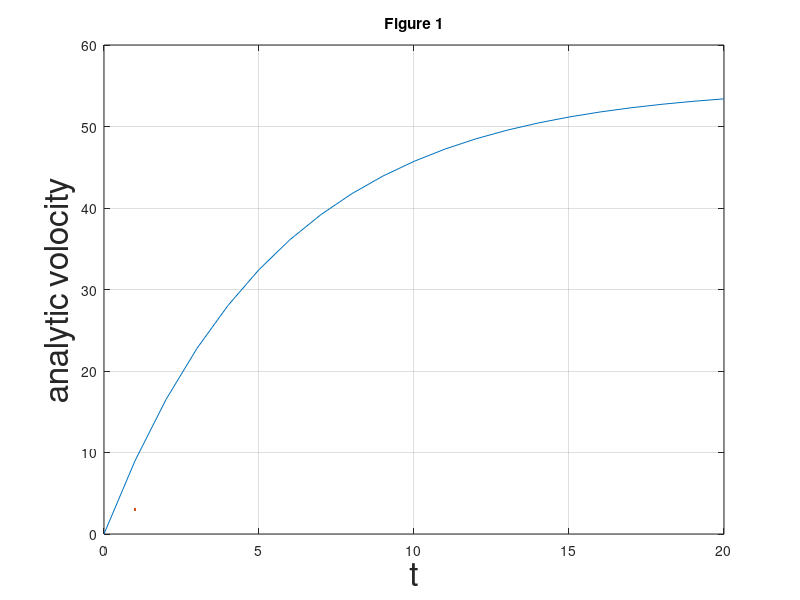

This figure's MATLAB source: (Note: this script raises an error after producing the figure.)
%Title:ex1_eulers_ODE
%Author:Changhong Li
%Date:16/09/2023
%Version:1_0_0

%Clear
clear;
close all;

%Scripts
    %1.plot fig 1
    figure("Name", "Figure 1");     %note: use figure to create a new figure

    h = 1;
    m = 70;
    g = 9.81;
    c = 12.5;
    t = 0 : h : 20.0;
    analytic_volocity = ( g * m / c ) * ( 1 - exp ( - c * t / m ) );
    
    plot(t, analytic_volocity, LineWidth = 3.0);
    title("Figure 1");
    xlabel("t", "FontSize", 24);
    ylabel("analytic_ volocity", "FontSize", 24);
    grid on;
    
    %2.figure ODE when step size = 1
    %figure;
    [ fig2err, numerical_solution] = CalMaxErr(1, 1, "Figure 2", 0);

    
    %3.find the best step size
    
    
    for i = 0.1 : 0.1 : 2
        step_size = 2 - i;
        disp("step_size = " + step_size);

        current_err = CalMaxErr(step_size, 0, 0, 0);
        disp("err = " + current_err);

        if(current_err < 5)
          disp("The Critical Step Size h has been found as " + step_size);
          disp("Error = " + current_err + "%");
          current_err = CalMaxErr(step_size, 1, "Figure 3", 1);
          h_max = step_size;
          break;
        end  
    end

%Functions
    
    %function_name : CalMaxErr
    %function_description : find max err with different step size
    function [max_err, ns] = CalMaxErr(step_size, plot_flag, fn, fig_err)
        %ideal func
        %ParaDef
        %h = 1;            %Step size
        h = step_size;
        m = 70;
        g = 9.81;
        c = 12.5;
        t = 0 : h : 20.0;
        v = (g * m / c ) * ( 1 - exp ( - c * t / m ));
        if(plot_flag)
            figure("Name", fn); 
            plot(t, v, 'g+-', LineWidth = 3.0);
            title(fn);
            xlabel("t", "FontSize", 24);
            ylabel("volocity", "FontSize", 24);
            grid on;
            hold on;
        end
    %Euler
        %Para Def

        x = 0 : h : 20.0;    %Time Sample
        n = length(x);       %Sample Num
        ns = zeros(1, n);      %Initial y to zero array
        ns(1) = 0;            %y = 0 when x = 0
        %v(n+1) = vn +(g-cvn/m)(tn+1-tn)
    
        for i = 1 : n - 1
          slope = differential1(ns(i));  %cal
          ns(i + 1) = ns(i) + slope * h;
        end

        
        
        if(plot_flag)
        plot(x, ns, 'ro-', LineWidth = 3.0);           %plot my fig
        hold on;
        end
        
        err = zeros(1, n);
        for i = 1 : n
          %err = (abs(v - y)./v).*100;    %erro rate
          if(v(i) == 0)
            err(i) = 0;
          else
            err(i) = (abs(v(i) - ns(i)) ./ v(i)) .* 100;    %erro rate
          end
        end

        if(fig_err)
            plot(x, err);
            hold on;
        end

        max_err = max(err);
        %disp(max(err));  %show the max of err ; destin < 0.5
    end


    %function_name : differential1
    %function_description : find dy/dt
    %slope = g - cvn/m
    function [out_slope] = differential1(input_y)
        %Const Def
        g = 9.81;
        c = 12.5;
        m = 70;
        out_slope = g - ((c * input_y) / m); 
    end